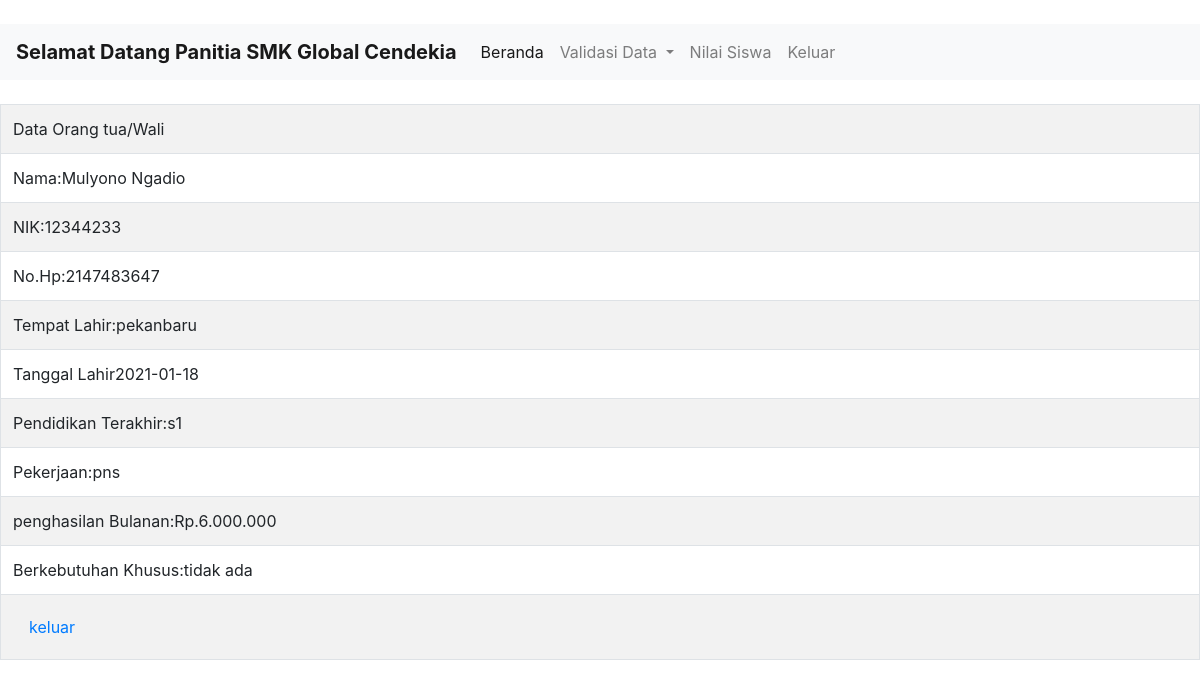
The page /lihatdata2.php?id=1 (signed in) on the database its author committed.
### tables this page shows
CREATE TABLE `wali` (
  `id` int(30) NOT NULL,
  `nama_wali` varchar(30) NOT NULL,
  `nik_wali` int(30) NOT NULL,
  `nohp_wali` int(30) NOT NULL,
  `tempat_lahirwali` varchar(30) NOT NULL,
  `tanggal_lahirwali` date NOT NULL,
  `pendidikan_wali` varchar(30) NOT NULL,
  `pekerjaan_wali` varchar(30) NOT NULL,
  `penghasilan_wali` varchar(30) NOT NULL,
  `kebutuhan_khusus` varchar(30) NOT NULL
);

### lihatdata2.php (the view, shortened to what this page needs)
<!DOCTYPE html>
<html>
<head>
    <link rel="stylesheet" type="text/css" href="css/bootstrap.css">
</head>
<body>
<br/>
<nav class="navbar navbar-expand-lg navbar-light bg-light">
<a class="navbar-brand" href="#"><b> Selamat Datang Panitia SMK Global Cendekia</b></a>
 <div class="collapse navbar-collapse" id="navbarSupportedContent">
   <ul class="navbar-nav mr-auto">
   <li class="nav-item active">
       <a class="nav-link" href="panitia.php">Beranda<span class="sr-only">(current)</span></a>
     </li>
     <li class="nav-item dropdown">
            <a class="nav-link dropdown-toggle" href="#" id="navbarDropdown" role="button" data-toggle="dropdown" aria-haspopup="true" aria-expanded="false">
                    Validasi Data
            </a>
                </li>
     <li class="nav-item">
       <a class="nav-link" href="nilai.php">Nilai Siswa</a>
     </li>
     <li class="nav-item">
       <a class="nav-link" href="login.php" >Keluar</a>
     </li>
   </ul>
</div>
</nav>
<?php
include 'koneksi.php';
?>
        <?php
        $id = $_GET['id'];
        $data = mysqli_query($conn,"SELECT * from wali WHERE id='$id'");
        while($d = mysqli_fetch_array($data)){
            ?>
            <table class="table table-bordered table-striped table-hover" border="1">
                    <tr><td>Data Orang tua/Wali</td></tr>
                            <tr><td>Nama:<?php echo $d['nama_wali']; ?></td></tr>
                            <tr><td>NIK:<?php echo $d['nik_wali']; ?></td></tr>
                            <tr><td>No.Hp:<?php echo $d['nohp_wali']; ?></td></tr>
                            <tr><td>Tempat Lahir:<?php echo $d['tempat_lahirwali']; ?></td></tr>
                            <tr><td>Tanggal Lahir<?php echo $d['tanggal_lahirwali']; ?></td></tr>
                            <tr><td>Pendidikan Terakhir:<?php echo $d['pendidikan_wali']; ?></td></tr>
                            <tr><td>Pekerjaan:<?php echo $d['pekerjaan_wali']; ?></td></tr>
                            <tr><td>penghasilan Bulanan:<?php echo $d['penghasilan_wali']; ?></td></tr>
                            <tr><td>Berkebutuhan Khusus:<?php echo $d['kebutuhan_khusus']; ?></td></tr>
                            <tr><td><a class="nav-link" href="datasiswa.php">keluar</a></td></tr>
        </table>
   <?php     }?>
</body>
</html>

### rows shown on the page
wali: nama_wali "Mulyono Ngadio", nik_wali "12344233", nohp_wali "2147483647", tempat_lahirwali "pekanbaru", tanggal_lahirwali "2021-01-18", pendidikan_wali "s1", pekerjaan_wali "pns", penghasilan_wali "Rp.6.000.000", kebutuhan_khusus "tidak ada"
